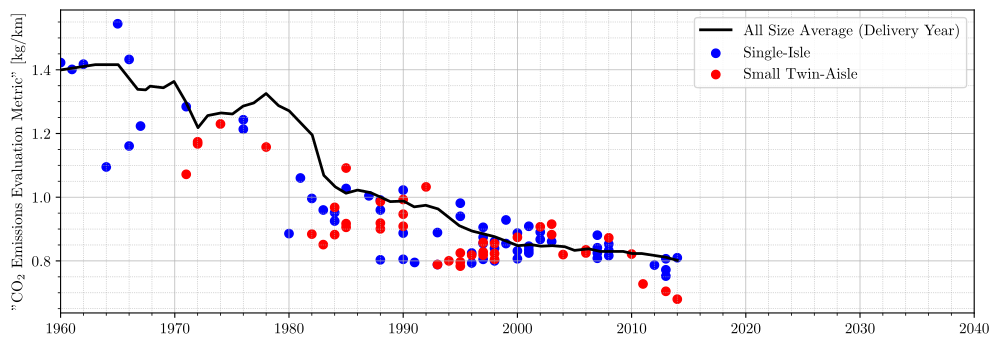

Source code (Python):
#%%
# runs code as interactive cell 
# https://code.visualstudio.com/docs/python/jupyter-support-py

# IMPORTS #######################################

# sys
import os
# plotting
import matplotlib.pyplot as plt
# unit conversion
cm = 1/2.54 # for inches-cm conversion
# time manipulation
from datetime import datetime
# data science
import numpy as np
import pandas as pd

# SETUP #########################################

plt.rcParams.update({
    "text.usetex": True,
    "font.family": "Arial",
    "font.sans-serif": "Computer Modern",
    'font.size': 11
})

# DATA IMPORT ###################################

df_trendline = pd.read_excel(
    io = 'data/data.xlsx', 
    sheet_name = 'trendline',
    usecols = lambda column: column in [
        'year',
        'metric value [kg/km]',
    ],
    dtype={
        'year': float,
        'metric value [kg/km]': float,
    },
    header = 0,
    engine = 'openpyxl',
    decimal='.'
)
df_sa_acft = pd.read_excel(
    io = 'data/data.xlsx', 
    sheet_name = 'sa_acft',
    usecols = lambda column: column in [
        'year',
        'metric value [kg/km]',
    ],
    dtype={
        'year': int,
        'metric value [kg/km]': float,
    },
    header = 0,
    engine = 'openpyxl',
    decimal='.'
)
df_sta_acft = pd.read_excel(
    io = 'data/data.xlsx', 
    sheet_name = 'sta_acft',
    usecols = lambda column: column in [
        'year',
        'metric value [kg/km]',
    ],
    dtype={
        'year': int,
        'metric value [kg/km]': float,
    },
    header = 0,
    engine = 'openpyxl',
    decimal='.'
)
df_my_acft = pd.read_excel(
    io = 'data/data.xlsx', 
    sheet_name = 'my_acft',
    usecols = lambda column: column in [
        'year',
        'metric value [kg/km]',
    ],
    dtype={
        'year': int,
        'metric value [kg/km]': float,
    },
    header = 0,
    engine = 'openpyxl',
    decimal='.'
)

# DATA MANIPULATION #############################

# FIGURE ########################################

# SETUP ######################

fig, ax = plt.subplots(
    num = 'main',
    nrows = 1,
    ncols = 1,
    dpi = 300,
    figsize=(30*cm, 10*cm), # A4=(210x297)mm,
)

# SECONDARY AXES ##############

# AXIS LIMITS ################

ax.set_xlim(1960,2040)

# TICKS AND LABELS ###########

ax.minorticks_on()
ax.tick_params(axis='x', which='minor', bottom=True)

# GRIDS ######################

ax.grid(which='major', axis='y', linestyle='-', linewidth = 0.5)
ax.grid(which='minor', axis='y', linestyle=':', linewidth = 0.5)
ax.grid(which='major', axis='x', linestyle='-', linewidth = 0.5)
ax.grid(which='minor', axis='x', linestyle=':', linewidth = 0.5)

# AXIS LABELS ################

ax.set_ylabel("\"CO$_2$ Emissions Evaluation Metric\" [kg/km]")

# PLOTTING ###################

ax.plot(
    df_trendline['year'],
    df_trendline['metric value [kg/km]'],
    label = 'All Size Average (Delivery Year)',
    color = 'black',
    linestyle = '-',
    linewidth = 2,
)
ax.scatter(
    df_sa_acft['year'],
    df_sa_acft['metric value [kg/km]'],
    label = 'Single-Isle',
    color = 'blue',
    marker = 'o',
)
ax.scatter(
    df_sta_acft['year'],
    df_sta_acft['metric value [kg/km]'],
    label = 'Small Twin-Aisle',
    color = 'red',
    marker = 'o',
)
"""
ax.scatter(
    df_my_acft['year'],
    df_my_acft['metric value [kg/km]'],
    label = 'Large Twin-Aisle',
    color = 'green',
    marker = 'o',
)
"""

# LEGEND ####################

ax.legend(
    loc = 'upper right',
)

# EXPORT #########################################

file_path = os.path.abspath(__file__)
file_name = os.path.splitext(os.path.basename(file_path))[0]
figure_name: str = str(file_name + '.pdf')

plt.savefig(
    fname = figure_name,
    format="pdf",
    bbox_inches='tight',
    transparent = False
)
